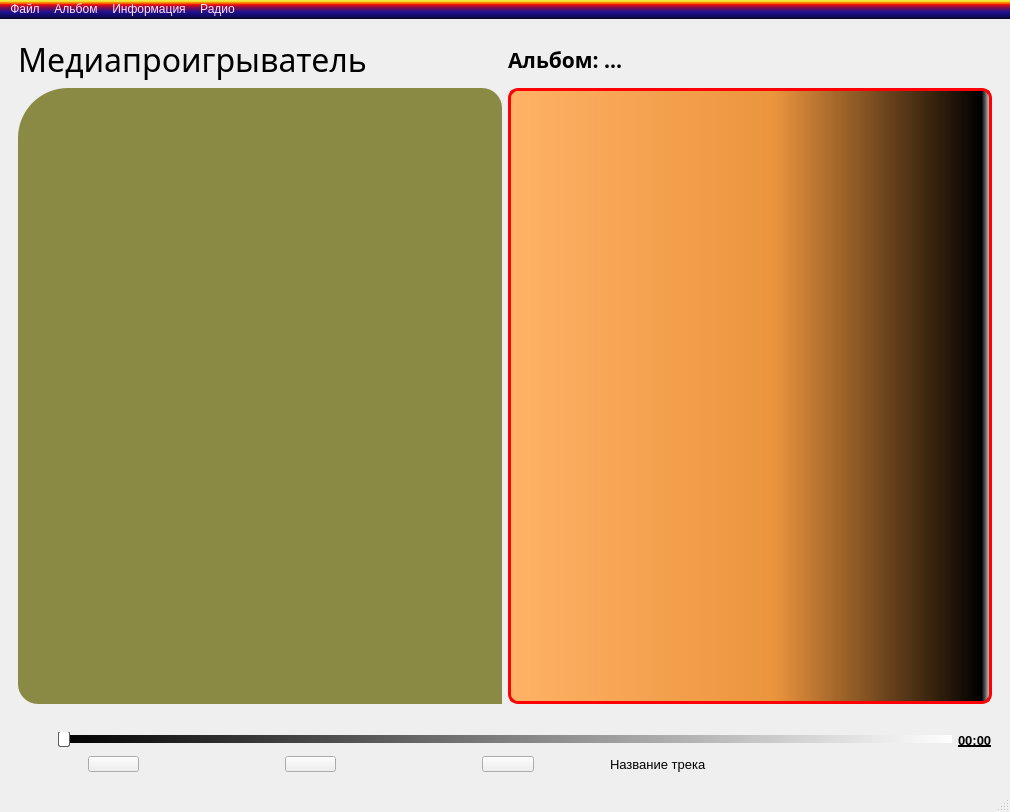
<?xml version="1.0" encoding="UTF-8"?>
<ui version="4.0">
 <class>MainWindow</class>
 <widget class="QMainWindow" name="MainWindow">
  <property name="enabled">
   <bool>true</bool>
  </property>
  <property name="geometry">
   <rect>
    <x>0</x>
    <y>0</y>
    <width>1010</width>
    <height>812</height>
   </rect>
  </property>
  <property name="sizePolicy">
   <sizepolicy hsizetype="Preferred" vsizetype="Preferred">
    <horstretch>0</horstretch>
    <verstretch>0</verstretch>
   </sizepolicy>
  </property>
  <property name="windowTitle">
   <string>Музыкальный коллайдер</string>
  </property>
  <property name="windowIcon">
   <iconset>
    <normaloff>For_Qtdesiner/icon_main.png</normaloff>For_Qtdesiner/icon_main.png</iconset>
  </property>
  <property name="layoutDirection">
   <enum>Qt::LeftToRight</enum>
  </property>
  <property name="styleSheet">
   <string notr="true">QMenuBar::item:selected {
	background-color: rgba(16, 3, 113, 80);
}

QMenuBar, QMenu {
	background-color: qlineargradient(spread:pad, x1:0, y1:1, x2:0, y2:0, stop:0 rgba(0, 0, 0, 255), stop:0.05 rgba(14, 8, 73, 255), stop:0.36 rgba(28, 17, 145, 255), stop:0.6 rgba(126, 14, 81, 255), stop:0.75 rgba(234, 11, 11, 255), stop:0.79 rgba(244, 70, 5, 255), stop:0.86 rgba(255, 136, 0, 255), stop:0.935 rgba(239, 236, 55, 255));
	color: rgb(255, 224, 249);
}</string>
  </property>
  <widget class="QWidget" name="centralwidget">
   <property name="styleSheet">
    <string notr="true"/>
   </property>
   <layout class="QVBoxLayout" name="verticalLayout">
    <item>
     <widget class="QWidget" name="widget" native="true">
      <property name="styleSheet">
       <string notr="true">#widget {
	background-color: qconicalgradient(cx:0.5, cy:0.5, angle:0, stop:0 rgba(35, 40, 3, 255), stop:0.16 rgba(136, 106, 22, 255), stop:0.225 rgba(166, 140, 41, 255), stop:0.285 rgba(204, 181, 74, 255), stop:0.345 rgba(235, 219, 102, 255), stop:0.415 rgba(245, 236, 112, 255), stop:0.52 rgba(209, 190, 76, 255), stop:0.57 rgba(187, 156, 51, 255), stop:0.635 rgba(168, 142, 42, 255), stop:0.695 rgba(202, 174, 68, 255), stop:0.75 rgba(218, 202, 86, 255), stop:0.815 rgba(208, 187, 73, 255), stop:0.88 rgba(187, 156, 51, 255), stop:0.935 rgba(137, 108, 26, 255), stop:1 rgba(35, 40, 3, 255));
	border-radius: 5px;
}

QPushButton {
	margin-right: 70px;
	margin-left: 70px;
}

QPushButton::hover {
	border-radius: 3px;
	background-color: rgba(99, 149, 149, 0.5);
}

QPushButton::pressed {
	border-radius: 3px;
	background-color: rgba(0, 0, 0, 50);
}</string>
      </property>
      <layout class="QVBoxLayout" name="verticalLayout_3">
       <item>
        <layout class="QHBoxLayout" name="horizontalLayout_3">
         <item>
          <widget class="QLabel" name="label_2">
           <property name="font">
            <font>
             <family>Italic</family>
             <pointsize>24</pointsize>
            </font>
           </property>
           <property name="styleSheet">
            <string notr="true">#label_2 {
    text-align: center;
}</string>
           </property>
           <property name="text">
            <string>Медиапроигрыватель</string>
           </property>
          </widget>
         </item>
         <item>
          <widget class="QLabel" name="title_playlist">
           <property name="font">
            <font>
             <family>Sitka Banner Semibold</family>
             <pointsize>16</pointsize>
             <weight>75</weight>
             <bold>true</bold>
            </font>
           </property>
           <property name="text">
            <string>Альбом: ...</string>
           </property>
          </widget>
         </item>
        </layout>
       </item>
       <item>
        <layout class="QVBoxLayout" name="verticalLayout_2">
         <item>
          <layout class="QHBoxLayout" name="horizontalLayout" stretch="3,3">
           <item>
            <widget class="QLabel" name="label">
             <property name="styleSheet">
              <string notr="true">#label {
	background-color: rgb(138, 138, 68);
 	border-top-left-radius: 50px;
 	border-top-right-radius: 20px;
 	border-bottom-left-radius: 20px;
}</string>
             </property>
             <property name="text">
              <string/>
             </property>
             <property name="pixmap">
              <pixmap>For_Qtdesiner/music.svg</pixmap>
             </property>
             <property name="alignment">
              <set>Qt::AlignCenter</set>
             </property>
            </widget>
           </item>
           <item>
            <widget class="QListWidget" name="listMusics">
             <property name="minimumSize">
              <size>
               <width>300</width>
               <height>0</height>
              </size>
             </property>
             <property name="styleSheet">
              <string notr="true">background: qlineargradient(spread:pad, x1:0, y1:0, x2:1, y2:0, stop:0 rgba(255, 178, 102, 255), stop:0.55 rgba(235, 148, 61, 255), stop:0.98 rgba(0, 0, 0, 255), stop:1 rgba(0, 0, 0, 0));
border: 3px solid rgb(255, 0, 4);
border-radius: 10px;</string>
             </property>
             <item>
              <property name="text">
               <string/>
              </property>
             </item>
            </widget>
           </item>
          </layout>
         </item>
         <item>
          <spacer name="horizontalSpacer">
           <property name="orientation">
            <enum>Qt::Horizontal</enum>
           </property>
           <property name="sizeHint" stdset="0">
            <size>
             <width>40</width>
             <height>20</height>
            </size>
           </property>
          </spacer>
         </item>
         <item>
          <layout class="QHBoxLayout" name="horizontalLayout_2" stretch="0,20,0">
           <item>
            <spacer name="horizontalSpacer_3">
             <property name="orientation">
              <enum>Qt::Horizontal</enum>
             </property>
             <property name="sizeHint" stdset="0">
              <size>
               <width>40</width>
               <height>20</height>
              </size>
             </property>
            </spacer>
           </item>
           <item>
            <widget class="QSlider" name="musics_slider">
             <property name="styleSheet">
              <string notr="true">* {
  background: none !important;
}

/* Оставляем фон для ползунка и линии */
input[type=&quot;range&quot;]::-webkit-slider-runnable-track,
input[type=&quot;range&quot;]::-moz-range-track,
input[type=&quot;range&quot;]::-ms-track {
  background: linear-gradient(to right, #ddd, #ddd) !important;
}

QSlider {
  background-color: none;
}

QSlider::groove:horizontal {
  background: qlineargradient(spread:pad, x1:0, y1:0, x2:1, y2:0, stop:0 rgba(0, 0, 0, 255), stop:1 rgba(255, 255, 255, 255));
  height: 8px;
  margin: 2px 0;
}

QSlider::handle:horizontal {
  background: #ffffff;
  border: 1px solid #5c5c5c;
  width: 10px;
  height: 14px;
  margin: -4px 0;
  border-radius: 2px;
}
</string>
             </property>
             <property name="orientation">
              <enum>Qt::Horizontal</enum>
             </property>
            </widget>
           </item>
           <item>
            <widget class="QLabel" name="time">
             <property name="font">
              <font>
               <pointsize>10</pointsize>
               <weight>75</weight>
               <bold>true</bold>
               <underline>true</underline>
              </font>
             </property>
             <property name="text">
              <string>00:00</string>
             </property>
            </widget>
           </item>
          </layout>
         </item>
        </layout>
       </item>
       <item>
        <layout class="QHBoxLayout" name="horizontalLayout_4" stretch="1,1,1,2">
         <item>
          <widget class="QPushButton" name="last">
           <property name="toolTipDuration">
            <number>-1</number>
           </property>
           <property name="layoutDirection">
            <enum>Qt::LeftToRight</enum>
           </property>
           <property name="text">
            <string/>
           </property>
           <property name="icon">
            <iconset>
             <normaloff>For_Qtdesiner/icon_last.png</normaloff>For_Qtdesiner/icon_last.png</iconset>
           </property>
           <property name="iconSize">
            <size>
             <width>30</width>
             <height>30</height>
            </size>
           </property>
          </widget>
         </item>
         <item>
          <widget class="QPushButton" name="play_music">
           <property name="styleSheet">
            <string notr="true"/>
           </property>
           <property name="text">
            <string/>
           </property>
           <property name="iconSize">
            <size>
             <width>30</width>
             <height>30</height>
            </size>
           </property>
          </widget>
         </item>
         <item>
          <widget class="QPushButton" name="next">
           <property name="text">
            <string/>
           </property>
           <property name="icon">
            <iconset>
             <normaloff>For_Qtdesiner/icon_next.png</normaloff>For_Qtdesiner/icon_next.png</iconset>
           </property>
           <property name="iconSize">
            <size>
             <width>30</width>
             <height>30</height>
            </size>
           </property>
          </widget>
         </item>
         <item>
          <widget class="QLabel" name="title_music">
           <property name="font">
            <font>
             <pointsize>10</pointsize>
            </font>
           </property>
           <property name="styleSheet">
            <string notr="true"/>
           </property>
           <property name="text">
            <string>Название трека</string>
           </property>
          </widget>
         </item>
        </layout>
       </item>
      </layout>
     </widget>
    </item>
   </layout>
  </widget>
  <widget class="QMenuBar" name="menubar">
   <property name="geometry">
    <rect>
     <x>0</x>
     <y>0</y>
     <width>1010</width>
     <height>21</height>
    </rect>
   </property>
   <widget class="QMenu" name="menu">
    <property name="title">
     <string>Файл</string>
    </property>
    <addaction name="action"/>
    <addaction name="action_YouTube"/>
   </widget>
   <widget class="QMenu" name="menu_2">
    <property name="title">
     <string>Альбом</string>
    </property>
    <addaction name="action_2"/>
    <addaction name="action_3"/>
   </widget>
   <widget class="QMenu" name="menu_3">
    <property name="title">
     <string>Информация</string>
    </property>
    <addaction name="action_4"/>
   </widget>
   <widget class="QMenu" name="menu_4">
    <property name="title">
     <string>Радио</string>
    </property>
    <addaction name="action_5"/>
    <addaction name="action_6"/>
   </widget>
   <addaction name="menu"/>
   <addaction name="menu_2"/>
   <addaction name="menu_3"/>
   <addaction name="menu_4"/>
  </widget>
  <widget class="QStatusBar" name="statusbar">
   <property name="font">
    <font>
     <pointsize>10</pointsize>
    </font>
   </property>
  </widget>
  <action name="action">
   <property name="icon">
    <iconset>
     <normaloff>For_Qtdesiner/icon_open.png</normaloff>For_Qtdesiner/icon_open.png</iconset>
   </property>
   <property name="text">
    <string>открыть</string>
   </property>
   <property name="toolTip">
    <string>открыть Ctrl+X</string>
   </property>
   <property name="font">
    <font>
     <pointsize>10</pointsize>
     <weight>75</weight>
     <bold>true</bold>
    </font>
   </property>
   <property name="shortcut">
    <string>Ctrl+X</string>
   </property>
  </action>
  <action name="action_2">
   <property name="text">
    <string>Создать</string>
   </property>
   <property name="font">
    <font>
     <pointsize>10</pointsize>
     <weight>75</weight>
     <bold>true</bold>
    </font>
   </property>
  </action>
  <action name="action_3">
   <property name="text">
    <string>Открыть</string>
   </property>
   <property name="font">
    <font>
     <pointsize>10</pointsize>
     <weight>75</weight>
     <bold>true</bold>
    </font>
   </property>
  </action>
  <action name="action_4">
   <property name="icon">
    <iconset>
     <normaloff>For_Qtdesiner/icon_description.png</normaloff>For_Qtdesiner/icon_description.png</iconset>
   </property>
   <property name="text">
    <string>Описания пользования</string>
   </property>
   <property name="font">
    <font>
     <pointsize>10</pointsize>
     <weight>75</weight>
     <bold>true</bold>
    </font>
   </property>
  </action>
  <action name="action_YouTube">
   <property name="icon">
    <iconset>
     <normaloff>For_Qtdesiner/icon_youtube.svg</normaloff>For_Qtdesiner/icon_youtube.svg</iconset>
   </property>
   <property name="text">
    <string>скачать с YouTube</string>
   </property>
   <property name="font">
    <font>
     <pointsize>10</pointsize>
     <weight>75</weight>
     <bold>true</bold>
    </font>
   </property>
  </action>
  <action name="action_5">
   <property name="icon">
    <iconset>
     <normaloff>For_Qtdesiner/icon_radio.svg</normaloff>For_Qtdesiner/icon_radio.svg</iconset>
   </property>
   <property name="text">
    <string>Открыть имеющиеся потоки</string>
   </property>
   <property name="font">
    <font>
     <pointsize>10</pointsize>
     <weight>75</weight>
     <bold>true</bold>
    </font>
   </property>
  </action>
  <action name="action_6">
   <property name="text">
    <string>Добавить поток</string>
   </property>
   <property name="font">
    <font>
     <pointsize>10</pointsize>
     <weight>75</weight>
     <bold>true</bold>
    </font>
   </property>
  </action>
 </widget>
 <resources/>
 <connections/>
</ui>
